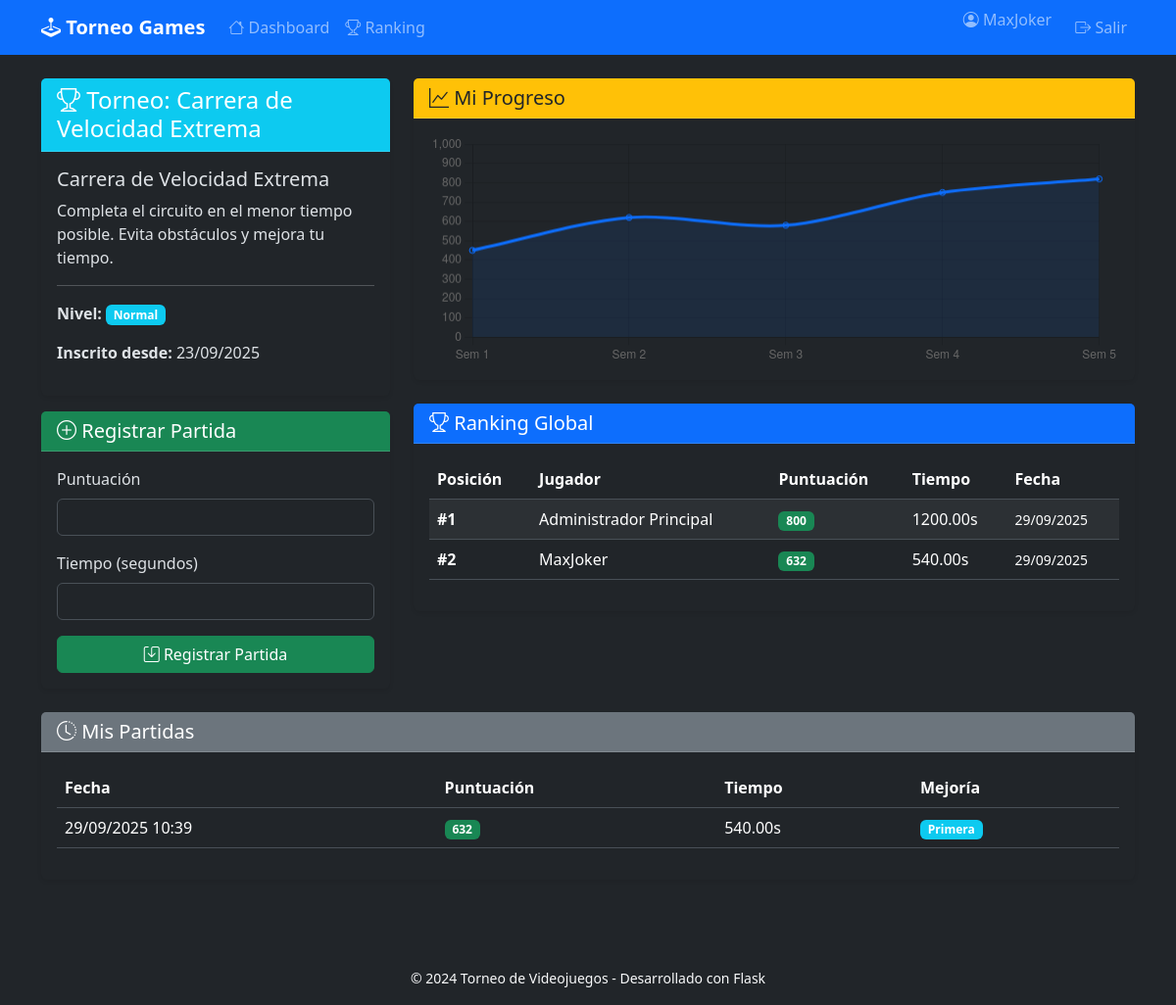
Screenshot of /juego/1 (signed in) with the database file from the repository.
### app/models.py (models this page shows, shortened)
class Usuario(db.Model, UserMixin):
    id = db.Column(db.Integer, primary_key=True)
    email = db.Column(db.String(100), unique=True, nullable=False)
    password = db.Column(db.String(200), nullable=False)
    nombre = db.Column(db.String(100), nullable=False)
    es_admin = db.Column(db.Boolean, default=False)
    fecha_registro = db.Column(db.DateTime, default=datetime.utcnow)  # Cambiado a utcnow
    participaciones = db.relationship('Participante', backref='usuario', lazy=True, cascade='all, delete-orphan')

class Juego(db.Model):
    id = db.Column(db.Integer, primary_key=True)
    nombre = db.Column(db.String(100), nullable=False)
    descripcion = db.Column(db.Text)
    fecha_creacion = db.Column(db.DateTime, default=datetime.utcnow)
    activo = db.Column(db.Boolean, default=True)
    participantes = db.relationship('Participante', backref='juego', lazy=True, cascade='all, delete-orphan')
    partidas = db.relationship('Partida', backref='juego', lazy=True, cascade='all, delete-orphan')

class Participante(db.Model):
    id = db.Column(db.Integer, primary_key=True)
    usuario_id = db.Column(db.Integer, db.ForeignKey('usuario.id'), nullable=False)
    juego_id = db.Column(db.Integer, db.ForeignKey('juego.id'), nullable=False)
    nivel = db.Column(db.String(20), default='normal')  # amateur, normal, expert
    fecha_inscripcion = db.Column(db.DateTime, default=datetime.utcnow)
    partidas = db.relationship('Partida', backref='participante', lazy=True, cascade='all, delete-orphan')
    __table_args__ = (db.UniqueConstraint('usuario_id', 'juego_id', name='_usuario_juego_uc'),)

class Partida(db.Model):
    id = db.Column(db.Integer, primary_key=True)
    juego_id = db.Column(db.Integer, db.ForeignKey('juego.id'), nullable=False)
    participante_id = db.Column(db.Integer, db.ForeignKey('participante.id'), nullable=False)
    puntuacion = db.Column(db.Integer, nullable=False)
    tiempo = db.Column(db.Float, nullable=False)  # en segundos
    fecha_partida = db.Column(db.DateTime, default=datetime.utcnow)

### app/routes.py (the view)
@main.route('/juego/<int:juego_id>')
@login_required
def detalle_juego(juego_id):
    juego = Juego.query.get_or_404(juego_id)
    participante = Participante.query.filter_by(usuario_id=current_user.id, juego_id=juego_id).first()
    if not participante:
        flash('Debes estar inscrito para ver los detalles del juego', 'warning')
        return redirect(url_for('main.dashboard'))
    mis_partidas = Partida.query.filter_by(participante_id=participante.id) \
        .order_by(Partida.fecha_partida.desc()) \
        .all()
    ranking = db.session.query(
        Usuario.nombre,
        Partida.puntuacion,
        Partida.tiempo,
        Partida.fecha_partida
    ).select_from(Partida) \
        .join(Participante, Partida.participante_id == Participante.id) \
        .join(Usuario, Participante.usuario_id == Usuario.id) \
        .filter(Partida.juego_id == juego_id) \
        .order_by(Partida.puntuacion.desc()) \
        .limit(10) \
        .all()
    return render_template('juego_detalle.html',
                           juego=juego,
                           participante=participante,
                           mis_partidas=mis_partidas,
                           ranking=ranking)

### app/templates/juego_detalle.html (shortened to what this page needs)
{% extends "base.html" %}
{% block content %}
<div class="row">
    <div class="col-md-4">
        <div class="card">
            <div class="card-header bg-info text-white">
                <h4 class="mb-0"><i class="bi bi-trophy"></i> Torneo: {{ juego.nombre }}</h4>
            </div>
            <div class="card-body">
                <h5>{{ juego.nombre }}</h5>
                <p>{{ juego.descripcion or "Sin descripción" }}</p>
                <hr>
                <p><strong>Nivel:</strong>
                    <span class="badge bg-{{ 'warning' if participante.nivel == 'expert' else 'info' if participante.nivel == 'normal' else 'secondary' }}">
                        {{ participante.nivel|title }}
                    </span>
                </p>
                <p><strong>Inscrito desde:</strong> {{ participante.fecha_inscripcion.strftime('%d/%m/%Y') }}</p>
            </div>
        </div>
        <div class="card mt-3">
            <div class="card-header bg-success text-white">
                <h5 class="mb-0"><i class="bi bi-plus-circle"></i> Registrar Partida</h5>
            </div>
            <div class="card-body">
                <form method="POST" action="{{ url_for('main.registrar_partida') }}">
                    <div class="mb-3">
                        <label for="puntuacion" class="form-label">Puntuación</label>
                        <input type="number" class="form-control" id="puntuacion" name="puntuacion"
                               min="0" max="10000" required>
                    </div>
                    <div class="mb-3">
                        <label for="tiempo" class="form-label">Tiempo (segundos)</label>
                        <input type="number" step="0.01" class="form-control" id="tiempo" name="tiempo"
                               min="0" required>
                    </div>
                    <button type="submit" class="btn btn-success w-100">
                        <i class="bi bi-save"></i> Registrar Partida
                    </button>
                </form>
            </div>
        </div>
    </div>
    <div class="col-md-8">
        <div class="card mb-4">
            <div class="card-header bg-warning text-dark">
                <h5 class="mb-0"><i class="bi bi-graph-up"></i> Mi Progreso</h5>
            </div>
            <div class="card-body">
                <canvas id="progresoChart" height="100"></canvas>
            </div>
        </div>
        <div class="card">
            <div class="card-header bg-primary text-white">
                <h5 class="mb-0"><i class="bi bi-trophy"></i> Ranking Global</h5>
            </div>
            <div class="card-body">
                <div class="table-responsive">
                    <table class="table table-striped">
                        <thead>
                            <tr>
                                <th>Posición</th>
                                <th>Jugador</th>
                                <th>Puntuación</th>
                                <th>Tiempo</th>
                                <th>Fecha</th>
                            </tr>
                        </thead>
                        <tbody>
                            {% for item in ranking %}
                            <tr>
                                <td><strong>#{{ loop.index }}</strong></td>
                                <td>{{ item.nombre }}</td>
                                <td><span class="badge bg-success">{{ item.puntuacion }}</span></td>
                                <td>{{ "%.2f"|format(item.tiempo) }}s</td>
                                <td><small>{{ item.fecha_partida.strftime('%d/%m/%Y') if item.fecha_partida else 'N/A' }}</small></td>
                            </tr>
                            {% else %}
                            <tr>
                                <td colspan="5" class="text-center text-muted">No hay partidas registradas</td>
                            </tr>
                            {% endfor %}
                        </tbody>
                    </table>
                </div>
            </div>
        </div>
    </div>
</div>
<div class="row mt-4">
    <div class="col-12">
        <div class="card">
            <div class="card-header bg-secondary text-white">
                <h5 class="mb-0"><i class="bi bi-clock-history"></i> Mis Partidas</h5>
            </div>
            <div class="card-body">
                {% if mis_partidas %}
                <div class="table-responsive">
                    <table class="table table-hover">
                        <thead>
                            <tr>
                                <th>Fecha</th>
                                <th>Puntuación</th>
                                <th>Tiempo</th>
                                <th>Mejoría</th>
                            </tr>
                        </thead>
                        <tbody>
                            {% for partida in mis_partidas %}
                            <tr>
                                <td>{{ partida.fecha_partida.strftime('%d/%m/%Y %H:%M') }}</td>
                                <td>
                                    <span class="badge bg-{{ 'success' if partida.puntuacion > 500 else 'warning' }}">
                                        {{ partida.puntuacion }}
                                    </span>
                                </td>
                                <td>{{ "%.2f"|format(partida.tiempo) }}s</td>
                                <td>
                                    {% if loop.index > 1 %}
                                        {% set prev_partida = mis_partidas[loop.index-2] %}
                                        {% set mejoria = partida.puntuacion - prev_partida.puntuacion %}
                                        <span class="badge bg-{{ 'success' if mejoria > 0 else 'danger' }}">
                                            {{ "+" if mejoria > 0 }}{{ mejoria }}
                                        </span>
                                    {% else %}
                                        <span class="badge bg-info">Primera</span>
                                    {% endif %}
                                </td>
                            </tr>
                            {% endfor %}
                        </tbody>
                    </table>
                </div>
                {% else %}
                <div class="text-center py-3">
                    <i class="bi bi-emoji-frown display-1 text-muted"></i>
                    <h5 class="text-muted">No hay partidas registradas</h5>
                    <p class="text-muted">¡Juega tu primera partida y aparece en el ranking!</p>
                </div>
                {% endif %}
            </div>
        </div>
    </div>
</div>
{% endblock %}
{% block scripts %}
<script>
// Gráfica de Progreso
document.addEventListener('DOMContentLoaded', function() {
    const ctx = document.getElementById('progresoChart').getContext('2d');
    // Datos de ejemplo (deberías obtenerlos de tu API)
    const progresoChart = new Chart(ctx, {
        type: 'line',
        data: {
            labels: ['Sem 1', 'Sem 2', 'Sem 3', 'Sem 4', 'Sem 5'],
            datasets: [{
                label: 'Mi Puntuación',
                data: [450, 620, 580, 750, 820],
                borderColor: '#0d6efd',
                backgroundColor: 'rgba(13, 110, 253, 0.1)',
                tension: 0.3,
                fill: true
            }]
        },
        options: {
            responsive: true,
            plugins: {
                legend: {
                    display: false
                }
            },
            scales: {
                y: {
                    beginAtZero: true,
                    max: 1000
                }
            }
        }
    });
});
</script>
{% endblock %}

### app/templates/base.html (shortened to what this page needs)
<!DOCTYPE html>
<html lang="es" data-bs-theme="dark">
<head>
    <link href="https://cdn.jsdelivr.net/npm/bootstrap@5.3.2/dist/css/bootstrap.min.css" rel="stylesheet">
    <link rel="stylesheet" href="https://cdn.jsdelivr.net/npm/bootstrap-icons@1.11.1/font/bootstrap-icons.css">
</head>
<body>
    <nav class="navbar navbar-expand-lg navbar-dark bg-primary">
        <div class="container">
            <a class="navbar-brand" href="{{ url_for('main.dashboard') }}">
                <i class="bi bi-joystick"></i> Torneo Games
            </a>
            <div class="collapse navbar-collapse" id="navbarNav">
                {% if current_user.is_authenticated %}
                <ul class="navbar-nav me-auto">
    <li class="nav-item">
        <a class="nav-link" href="{{ url_for('main.dashboard') }}">
            <i class="bi bi-house"></i> Dashboard
        </a>
    </li>
    <li class="nav-item">
        <a class="nav-link" href="{{ url_for('main.ranking_global') }}">
            <i class="bi bi-trophy"></i> Ranking
        </a>
    </li>
</ul>
                <ul class="navbar-nav">
                    <li class="nav-item">
                        <span class="navbar-text me-3">
                            <i class="bi bi-person-circle"></i> {{ current_user.nombre }}
                        </span>
                    </li>
                    <li class="nav-item">
                        <a class="nav-link" href="{{ url_for('auth.logout') }}">
                            <i class="bi bi-box-arrow-right"></i> Salir
                        </a>
                    </li>
                </ul>
                {% endif %}
            </div>
        </div>
    </nav>
    <main class="container py-4">
        {% block content %}{% endblock %}
    </main>
    <footer class="bg-dark text-light py-3 mt-5">
        <div class="container text-center">
            <small>&copy; 2024 Torneo de Videojuegos - Desarrollado con Flask</small>
        </div>
    </footer>
    {% block scripts %}{% endblock %}
</body>
</html>

### app/templates/base.html (style rules this page uses)
.navbar-brand { font-weight: 600; }
.card { border: none; box-shadow: 0 0.125rem 0.25rem rgba(0, 0, 0, 0.075); }

### rows the page displays
Usuario: nombre "MaxJoker"
Juego: nombre "Carrera de Velocidad Extrema", descripcion "Completa el circuito en el menor tiempo posible. Evita obstáculos y mejora tu tiempo."
Participante: nivel "Normal", fecha_inscripcion "23/09/2025"
Partida: nombre "Administrador Principal", puntuacion "800", tiempo "1200.00", fecha_partida "29/09/2025"
Partida: nombre "MaxJoker", puntuacion "632", tiempo "540.00", fecha_partida "29/09/2025", fecha_partida "29/09/2025 10:39"
